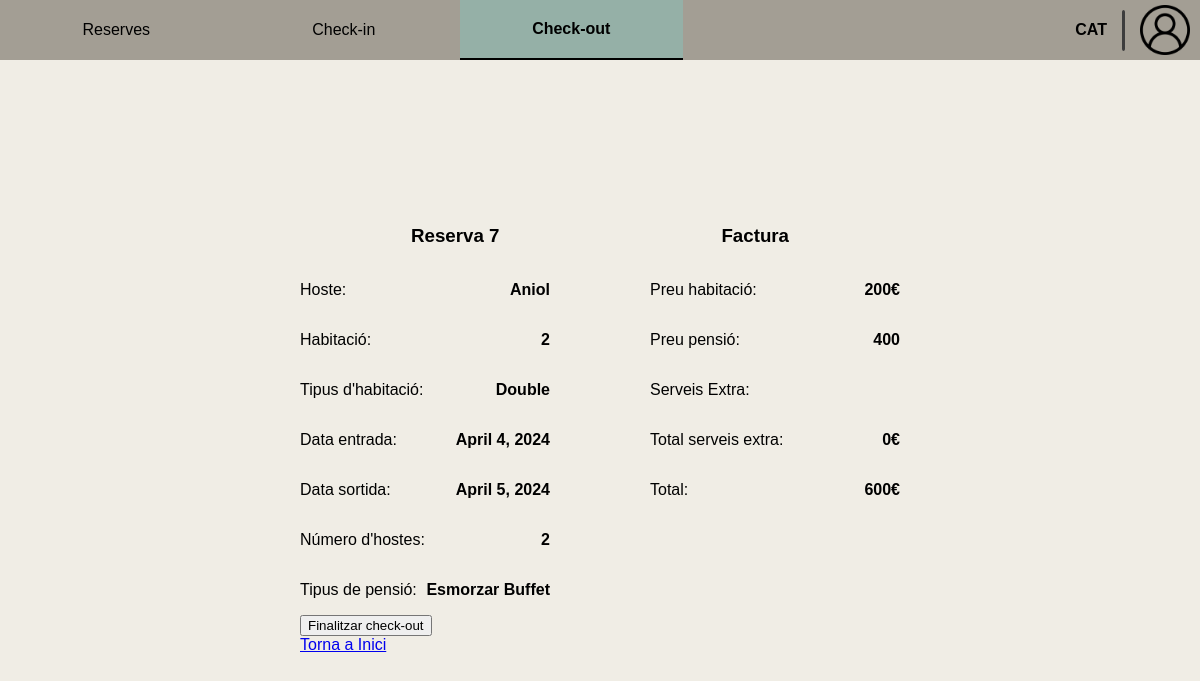
/receptionist/check-out-summary/7 (signed in), run on the app's committed database.
### Reception/models.py (models this page shows, shortened)
class RoomReservation(models.Model):
    client = models.ForeignKey(Client, on_delete=models.CASCADE)
    room = models.ForeignKey(Room, on_delete=models.CASCADE, to_field='id')
    entry = models.DateField()
    exit = models.DateField()
    pension_type = models.CharField(
        max_length=c.DROPDOWN_MAX_LENGTH,
        choices=c.get_pension_types,
        default='Sense pensió'
    )
    num_guests = models.IntegerField()
    class Meta:
        unique_together = ('room', 'entry', 'exit')

class HotelUser(AbstractUser):
    email = models.EmailField()
    phone_number = models.CharField(max_length=c.PHONE_NUMBER_LENGTH)
    id_number = models.CharField(max_length=c.ID_NUMBER, blank=True)
    def __str__(self):
        return self.first_name

class Room(models.Model):
    is_clean = models.BooleanField()
    is_taken = models.BooleanField()
    room_num = models.IntegerField()
    room_price = models.IntegerField()
    room_type = models.CharField(
        max_length=c.DROPDOWN_MAX_LENGTH,
        choices=c.get_room_types,
        default='Double'
    )
    def __str__(self):
        return str(self.id)

class Despeses(models.Model):
    room_reservation = models.OneToOneField(RoomReservation, on_delete=models.CASCADE)
    pension_costs = models.IntegerField(default=0)
    room_type_costs = models.IntegerField(default=0)

### Reception/views.py (the view)
# urls.py: path('check-out-summary/<int:pk>', v.check_out_summary, name='check_out_summary'),
@worker_required('receptionist')
def check_out_summary(request, pk):
    reservation = get_object_or_404(RoomReservation, pk=pk)
    room = get_object_or_404(Room, pk=reservation.room_id)
    despeses = get_object_or_404(Despeses, room_reservation_id=pk)
    extra_costs = ExtraCosts.objects.filter(room_reservation=reservation.id)
    extra_total = 0
    for extra in extra_costs:
        extra_total += extra.extra_costs_price
    total_price = despeses.pension_costs + despeses.room_type_costs + extra_total
    return render(request, c.get_check_out_path(2),
                  {'extra_costs': extra_costs, 'reservation': reservation, 'room': room, 'despeses': despeses,
                   'total_price': total_price, 'extra_total': extra_total})

### Reception/config.py (called while the page is built)
    @staticmethod
    def get_check_out_path(n: int):
        return p.CHECK_OUT_PATH[n]

### templates/worker/receptionist/check-out/check_out_2.html (shortened to what this page needs)
{% extends "worker/receptionist/base_receptionist.html" %}
{% load static %}
{% block extra_css %}
    <link rel="stylesheet" href="{% static 'css/worker/receptionist/check-out/check-out_2.css' %}">
{% endblock extra_css %}
{% block id_check-out %} id="current-page" {% endblock id_check-out %}
{% block content %}
    <div>
        <div>
            <div class="section-title">
                <h3>Reserva {{ reservation.id }}</h3><h3>Factura</h3>
            </div>
            <div class="reservation-data">
                <div class="reservation-data-field">
                    <div><p>Hoste:</p> <span class="entry-data">{{ reservation.client }}</span></div>
                    <div><p>Habitació:</p> <span class="entry-data">{{ reservation.room }}</span></div>
                    <div><p>Tipus d'habitació:</p> <span class="entry-data">{{ room.room_type }}</span></div>
                    <div><p>Data entrada:</p> <span class="entry-data"> {{ reservation.entry }}</span></div>
                    <div><p>Data sortida:</p> <span class="entry-data">{{ reservation.exit }}</span></div>
                    <div><p>Número d'hostes:</p> <span class="entry-data">{{ reservation.num_guests }}</span></div>
                    <div><p>Tipus de pensió:</p> <span class="entry-data">{{ reservation.pension_type }}</span></div>
                </div>
                <div class="reservation-data-field">
                    <div><p>Preu habitació:</p> <span class="entry-data">{{ despeses.room_type_costs }}€</span></div>
                    <div><p>Preu pensió:</p> <span class="entry-data">{{ despeses.pension_costs }}</span></div>
                    <div><p>Serveis Extra:</p></div>
                    <div><p>Total serveis extra:</p> <span class="entry-data">{{ extra_total }}€</span></div>
                    <div><p>Total:</p> <span class="entry-data">{{ total_price }}€</span></div>
                </div>
            </div>
            <form action="{% url 'check_out_3' reservation.id %}" method="post">
                <button type="submit" onclick="return confirm('Estàs segur que vols finalitzar el procés de check-out?');">Finalitzar check-out</button>
            </form>
            <a href="{% url 'receptionist_home' %}">Torna a Inici</a>
        </div>
    </div>
{% endblock %}

### static/css/base.css (style rules this page uses)
body { background-color: #F0EDE5; font-family: Arial, sans-serif; margin: 0; padding: 0; aspect-ratio: 16 / 9; width: 100%; height: 100%; }

### static/css/worker/worker.css (style rules this page uses)
body { display: flex; flex-direction: column; height: 100vh; }

### static/css/worker/receptionist/check-out/check-out_2.css (style rules this page uses)
.section-title { display: flex; flex-direction: row; justify-content: space-around; }
.reservation-data { display: flex; gap: 100px; }
.reservation-data-field { display: flex; justify-content: flex-start; flex-direction: column; width: 250px; }
.entry-data { font-weight: bold; align-content: center; }
.reservation-data-field div { display: flex; flex-direction: row; justify-content: space-between; }

### data on the page
RoomReservation: id "7", client "Aniol", room "2", entry "April 4, 2024", exit "April 5, 2024", num_guests "2", pension_type "Esmorzar Buffet"
Room: room_type "Double"
Despeses: room_type_costs "200", pension_costs "400"

### other printed values
{{ extra_total }} "0"
{{ total_price }} "600"
